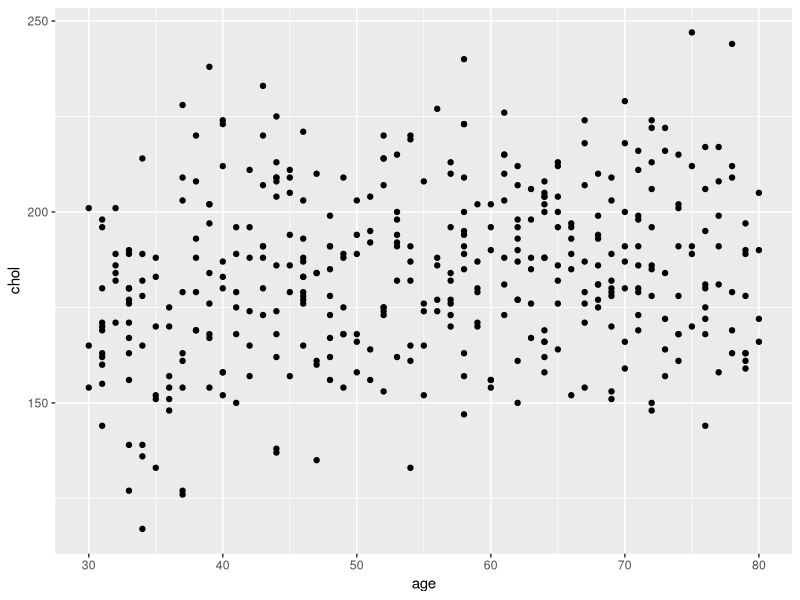
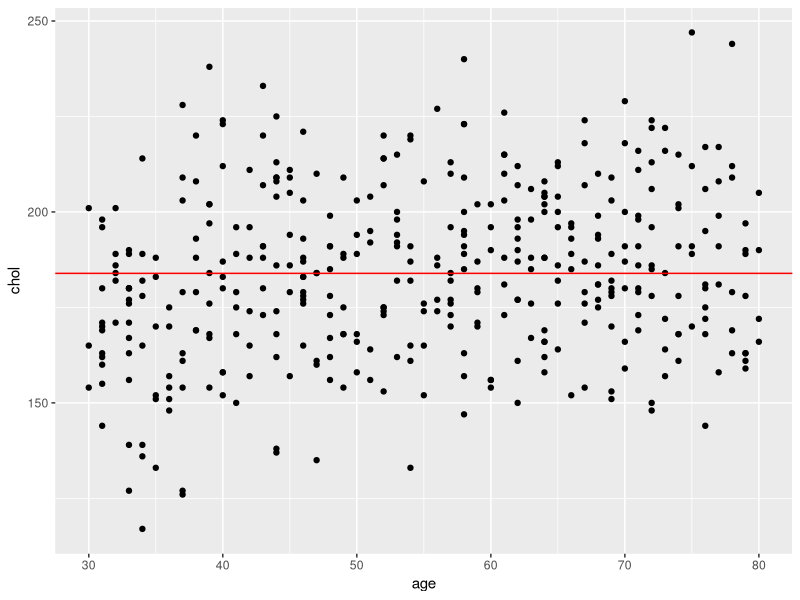
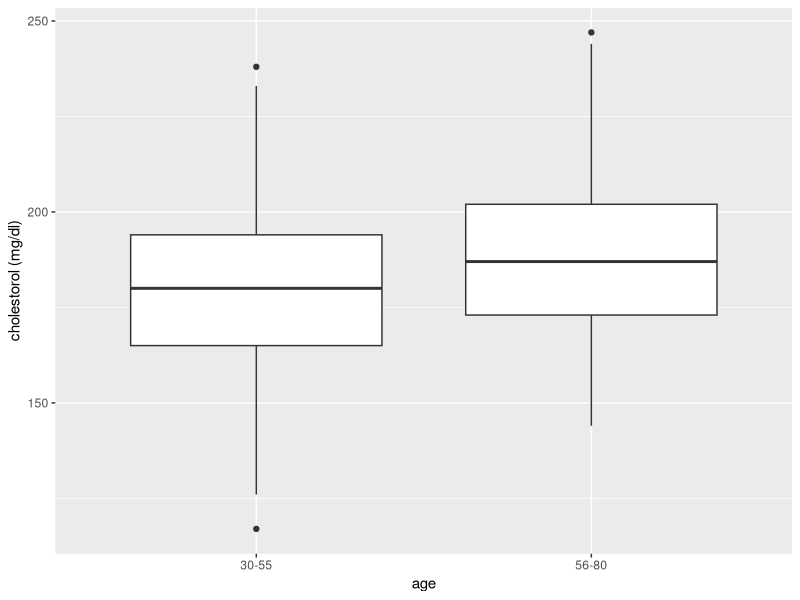
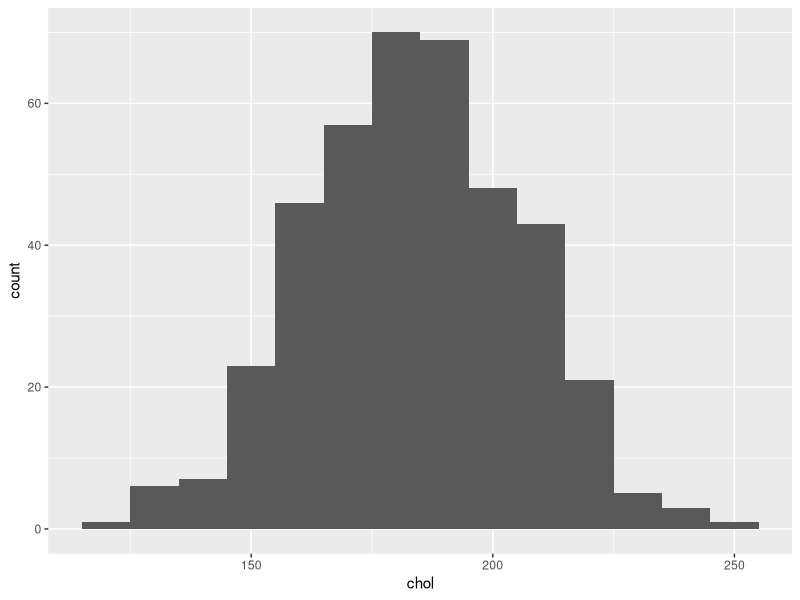
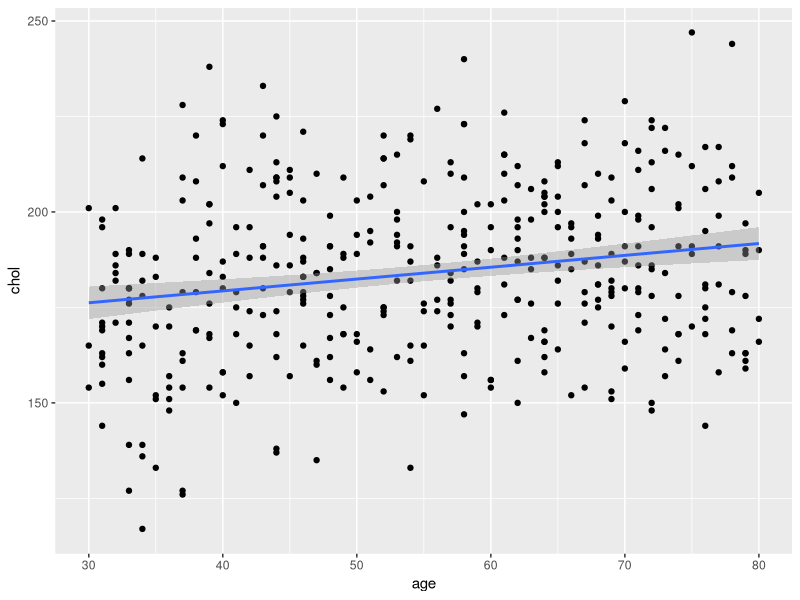
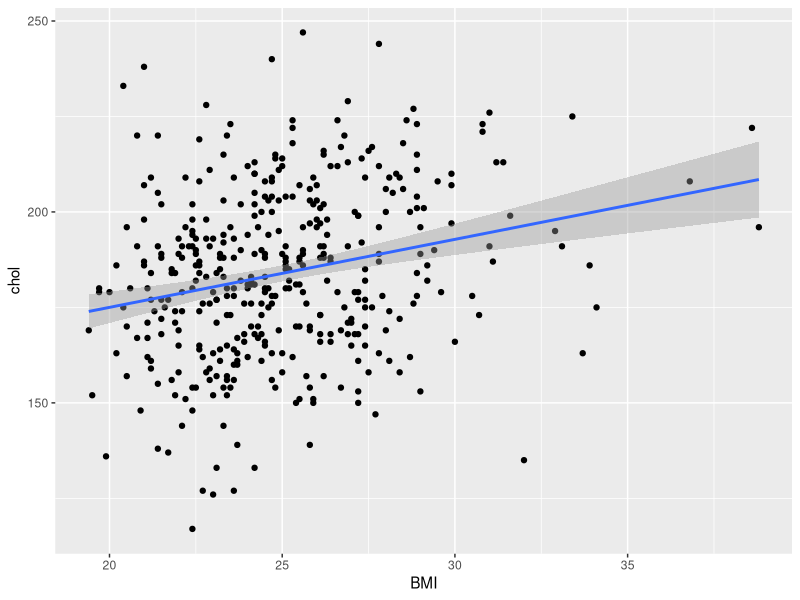
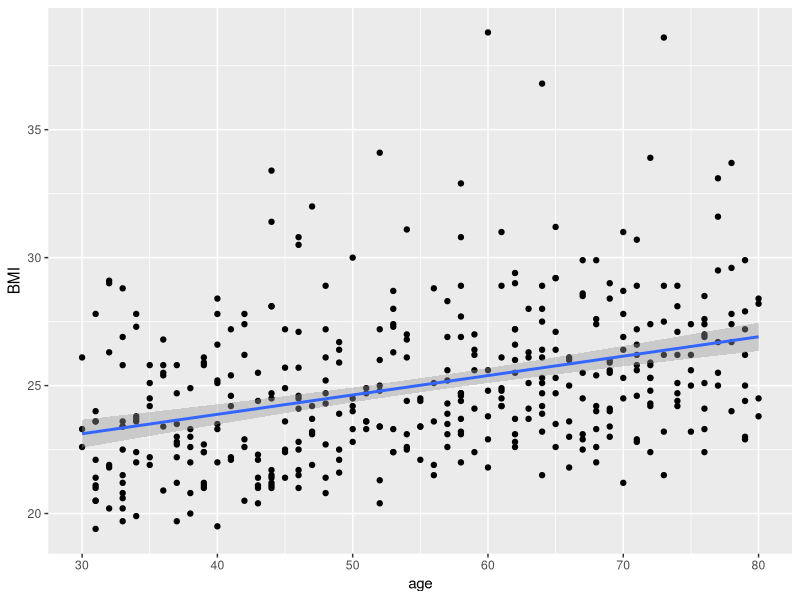
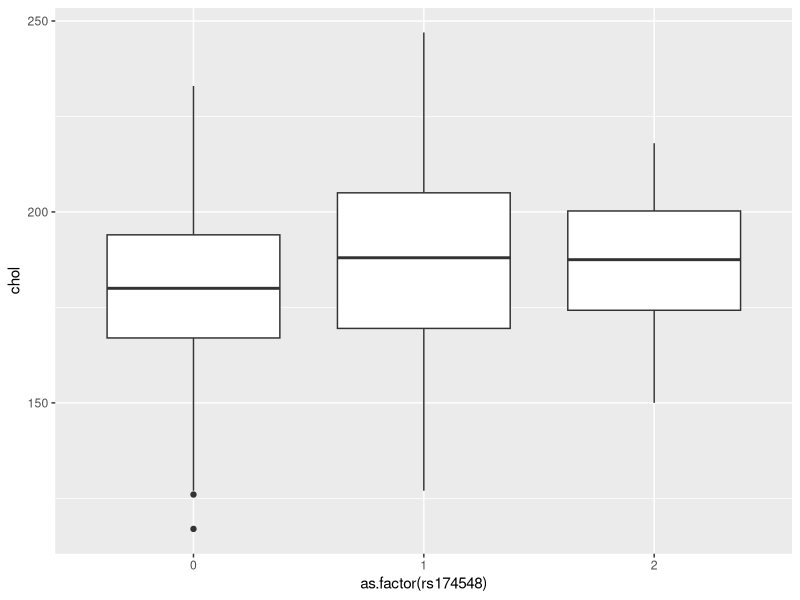

R code for these plots, in order:
## ---- chunk 1
library(tidyverse)
library(knitr)
library(kableExtra)
library(gee)
library(multcomp)
library(broom)
## ---- chunk 2
cholesterol <- read.delim("data/SISG-Data-cholesterol.txt", sep = " ", header = TRUE)
## ---- chunk 3
ggplot(cholesterol, aes(age, chol)) + geom_point()
## ---- chunk 4

ggplot(cholesterol, aes(age, chol)) + geom_point() + geom_hline(yintercept = mean(cholesterol$chol), color = "red")
## ---- chunk 5
cholesterol <- cholesterol %>% mutate(age_group = ifelse(test = cholesterol$age > 55, yes = 1, no = 0))


ggplot(cholesterol, aes(factor(age_group),chol)) + geom_boxplot() +
  scale_x_discrete(labels = c("30-55", "56-80")) +
  xlab("age") +
  ylab("cholestorol (mg/dl)")
  
## ---- chunk 6
t.test(formula = cholesterol$chol ~ cholesterol$age_group, alternative  = "two.sided", conf.level = 0.95)
#is equivalent to
t.test(x= cholesterol$age_group, y = cholesterol$chol)
## ---- chunk 7
dat <- data.frame(model = c("simple linear regression", "multiple linear regression", "one-way analysis of variance (ANOVA)", "multi-way analysis of variance (ANOVA)", "analysis of covariance (ANCOVA)", "nonlinear least squares", "nonlinear analysis of covariance (ANCOVA)", "generalized linear models"), categorical = c("X", "X", "$\\checkmark$", "$\\checkmark$ $\\checkmark$", "$\\checkmark$", "X", "$\\checkmark$", "$\\checkmark$"), continuous = c("$\\checkmark$", "$\\checkmark$ $\\checkmark$", "X", "X", "$\\checkmark$", "$\\checkmark$", "$\\checkmark$", "$\\checkmark$"), linear = c("$\\checkmark$","$\\checkmark$","$\\checkmark$","$\\checkmark$", "$\\checkmark$", "X", "X", "X"), normal_errors = c("$\\checkmark$", "$\\checkmark$", "$\\checkmark$", "$\\checkmark$", "$\\checkmark$", "$\\checkmark$", "$\\checkmark$", "X"), independent = rep("$\\checkmark$", 8))

kable(dat, "html") %>%
  kable_styling(bootstrap_options = c("striped", "hover"), full_width = FALSE, position = "left")

## ---- chunk 8
ggplot(cholesterol, aes(x=chol)) + geom_histogram(binwidth = 10)
## ---- chunk 9
ggplot(cholesterol, aes(age, chol)) + geom_point() + stat_smooth(method = "lm")
## ---- chunk 10
lm(chol~age, data = cholesterol)
## ---- chunk 11
fit <- lm(chol~age, data = cholesterol)

summary(fit)
## ---- chunk 12
confint(fit)
## ---- chunk 13
predict.lm(fit, newdata = data.frame(age=47), interval = "confidence")
## ---- chunk 14
predict.lm(fit, newdata = data.frame(age=47), interval = "prediction")
## ---- chunk 15
ggplot(cholesterol, aes(BMI, chol)) + geom_point() + stat_smooth(method = "lm")

## ---- chunk 16
ggplot(cholesterol, aes(age, BMI)) + geom_point() + stat_smooth(method = "lm")

## ---- chunk 17
mfit <- lm(chol ~ age + BMI, data = cholesterol)

summary(mfit)
## ---- chunk 18
anova(fit, mfit)
## ---- chunk 19
ifit <- lm(chol ~ age * BMI, data = cholesterol)

summary(ifit)

anova(fit, ifit)
anova(mfit, ifit)
## ---- chunk 20
ggplot(cholesterol, aes(as.factor(rs174548), chol)) + geom_boxplot()

## ---- chunk 21
dat3 <- data.frame(rs174548 = c("C/C", "C/G", "G/G"), x_1=c(0,1,0), x_2 = c(0,0,1))

kable(dat3, "html") %>%
  kable_styling(full_width = FALSE, position = "center")
## ---- chunk 22
anfit1 <- lm(chol ~ as.factor(rs174548), data = cholesterol)

summary(anfit1)
## ---- chunk 23
anova(anfit1)
## ---- chunk 24
tfit <- lm(chol ~ -1 + as.factor(rs174548), data = cholesterol)

#generate a contrast matrix for multiple comparisons
M = contrMat(table(cholesterol$rs174548), type = "Tukey")
M
#get estimates for multiple comparisons, 'general linear hypothesis testing'
mc = glht(tfit, linfct = M)

#adjust pvalues for mulitple comparisons
summary(mc, test = adjusted("none"))
summary(mc, test = adjusted("bonferroni"))

#other types
summary(mc, test = adjusted("BH"))
summary(mc, test = adjusted("fdr"))
## ---- chunk 25
twofit <-lm(chol ~ as.factor(sex) + as.factor(rs174548), data = cholesterol) 

summary(twofit)
## ---- chunk 26
genfit <- lm(chol ~ as.factor(sex), data = cholesterol)
## ---- chunk 27
anova(genfit, twofit)
## ---- chunk 28
intfit2 <- lm(chol ~ as.factor(sex) * as.factor(rs174548), data = cholesterol)

summary(intfit2)
## ---- chunk 29
anova(twofit,intfit2)
## ---- chunk 30
mfit2 <- lm(chol ~ age + sex, data = cholesterol)

summary(mfit2)
## ---- chunk 31
intfit <- lm(chol ~ age * sex, data = cholesterol)

summary(intfit)
## ---- chunk 32
anova(mfit2, intfit)
## ---- chunk 33
anova(fit, mfit2)
## ---- chunk 34
ggplot(cholesterol, aes(age, chol, color = factor(sex))) + geom_point() + stat_smooth(method = "lm")
## ---- chunk 35
#challenge question plot
ggplot(cholesterol, aes(age, chol, color = as.factor(rs174548))) + geom_point() + stat_smooth(method = "lm")

#model without interaction
ancfit <- lm(chol ~ as.factor(rs174548) + age, data = cholesterol)
summary(ancfit)

#model with interaction
intfit3 <- lm(chol ~ as.factor(rs174548) * age, data = cholesterol)
summary(intfit3)

#compare models
anova(ancfit, intfit3)
## ---- chunk 36
dat2 <- data.frame(model = c("simple linear regression", "multiple linear regression", "one-way analysis of variance (ANOVA)", "multi-way analysis of variance (ANOVA)", "analysis of covariance (ANCOVA)"), categorical = c("X", "X", "$\\checkmark$", "$\\checkmark$ $\\checkmark$", "$\\checkmark$"), continuous = c("$\\checkmark$", "$\\checkmark$ $\\checkmark$", "X", "X", "$\\checkmark$"),R_code = c("lm(chol ~ BMI)", "lm(chol ~ BMI + age)", "lm(chol ~ factor(sex))", "lm(chol ~ factor(sex)*factor(APOE))", "lm(chol~factor(APOE)*BMI) "))


kable(dat2, "html") %>%
  kable_styling(bootstrap_options = c("striped", "hover"), full_width = FALSE, position = "left")

## ---- chunk 37
dat2 <- data.frame(model = c("simple linear regression", "multiple linear regression", "one-way analysis of variance (ANOVA)", "multi-way analysis of variance (ANOVA)", "analysis of covariance (ANCOVA)"), R_code = c("lm(y ~ x)", "lm(y ~ x + I(x^2))", "lm(y ~ f)", "lm(y ~ f~1~*f~2~)", "lm(y~f*x)"))


kable(dat2, "html") %>%
  kable_styling(bootstrap_options = c("striped", "hover"), full_width = FALSE, position = "left")

## ---- chunk 38
bartlett.test(chol ~ as.factor(rs174548), data = cholesterol)
## ---- chunk 39
oneway.test(chol ~ as.factor(rs174548), data = cholesterol)
## ---- chunk 40
summary(gee(chol ~ as.factor(rs174548), data = cholesterol, id=seq(1, length(chol))))
## ---- chunk 41
str(fit)
## ---- chunk 42
ggplot(cholesterol, aes(x=age, y=fit$residuals)) + geom_point() + geom_hline(yintercept=0, color="black")

## ---- chunk 43
datfit <- augment(fit)
## ---- chunk 44
ggplot(datfit, aes(.fitted, .resid)) + geom_point()  + geom_hline(yintercept=0, color="black")

## ---- chunk 45
qqnorm(fit$residuals)
## ---- chunk 46
ggplot(cholesterol, aes(age, TG)) + geom_point() + stat_smooth(method = "lm")
## ---- chunk 47
fitTG <- lm(TG ~ age, data = cholesterol)

datfitTG <- augment(fitTG)
## ---- chunk 48
ggplot(datfitTG, aes(.fitted, .resid)) + geom_point()  + geom_hline(yintercept=0, color="black")

## ---- chunk 49
qqnorm(datfitTG$.resid)
## ---- chunk 50
geefit <- gee(TG ~ age, data = cholesterol, id = seq(1, length(age)))

summary(geefit)
## ---- chunk 51
logfit <- lm(log(TG) ~ age, data = cholesterol)

logdat <- augment(logfit)
summary(logfit)
## ---- chunk 52
ggplot(logdat, aes(.fitted, .resid)) + geom_point()  + geom_hline(yintercept=0, color="black")
